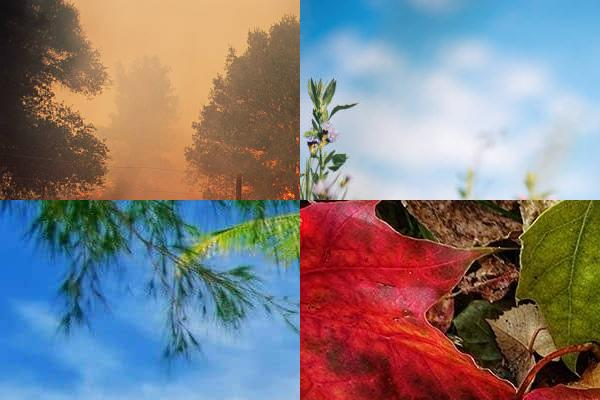
#> input picture jawaban_mahasiswa/kuis_1/04201037_Hairul_Anam/dataset/hasil.jpg, 600 x 400 px
$ python no3.py
#> lines starting #> are read from the running program, lines starting #| are printed output that depends on the picture
import numpy as np
import matplotlib.pyplot as plt
from scipy.signal import convolve2d
from skimage import io, color

# Load the image
image = io.imread('dataset/hasil.jpg')
#> image is the input picture: shape (400, 600, 3); mean R, G, B 130.5, 124.7, 127.2

# Convert the image to grayscale
gray_image = color.rgb2gray(image)
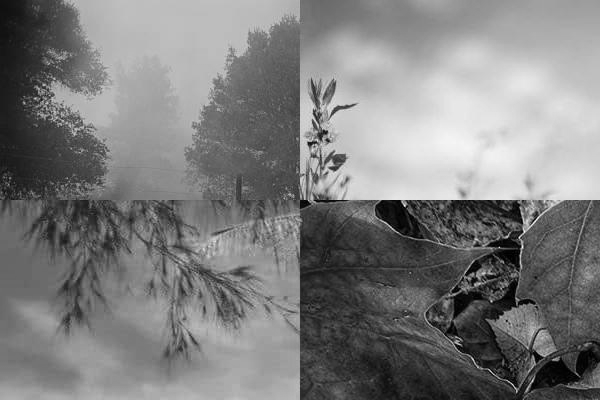
#> gray_image: shape (400, 600) float64; min 0, max 0.983, mean 0.495

# Define the HPF kernel (you can adjust the kernel for your desired HPF effect)
hpf_kernel = np.array([[-1, -1, -1],
                       [-1,  9, -1],
                       [-1, -1, -1]])

# Apply HPF filtering to the image
filtered_image = convolve2d(gray_image, hpf_kernel, mode='same', boundary='wrap')
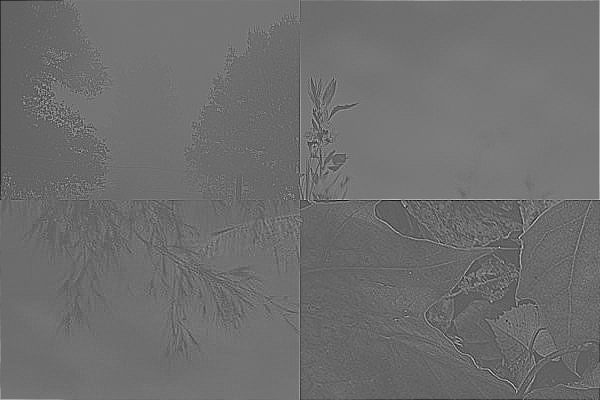
#> filtered_image: shape (400, 600) float64; min -3.36, max 5.52, mean 0.495; drawn with min black and max white

# Calculate the SNR between the original and filtered images manually
original_mean = np.mean(gray_image)
#> original_mean = 0.495
noise = gray_image - filtered_image
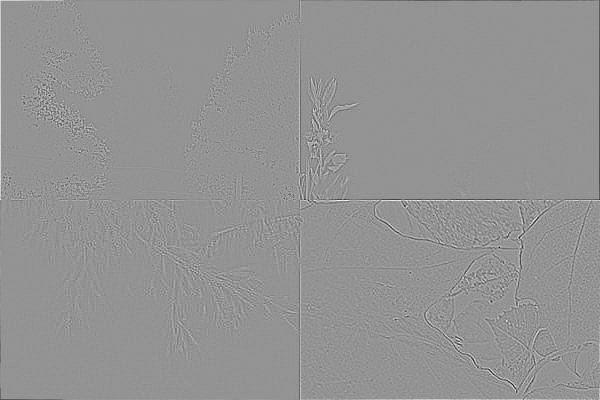
#> noise: shape (400, 600) float64; min -4.65, max 3.38, mean 4.03e-18; drawn with min black and max white
noise_mean = np.mean(noise)
#> noise_mean = 4.03e-18
snr = 10 * np.log10((original_mean ** 2) / (noise_mean ** 2))
#> snr = 341.8

# Adjust the kernel and iterate until the desired SNR is achieved
desired_snr = 0.5  # Set your desired SNR here
while snr < desired_snr:
    # Adjust the HPF kernel (e.g., change values in the kernel)
    hpf_kernel = np.array([[-1, -1, -1],
                           [-1,  9, -1],
                           [-1, -1, -1]])

    # Apply HPF filtering to the image
    filtered_image = convolve2d(gray_image, hpf_kernel, mode='same', boundary='wrap')

    # Calculate the SNR between the original and filtered images manually
    original_mean = np.mean(gray_image)
    noise = gray_image - filtered_image
    noise_mean = np.mean(noise)
    snr = 10 * np.log10((original_mean ** 2) / (noise_mean ** 2))
#> this loop made 0 passes

# Display the original and filtered images
plt.figure(figsize=(10, 4))
plt.subplot(1, 2, 1)
plt.imshow(gray_image, cmap='gray')
plt.title('Original Image')
plt.axis('off')

plt.subplot(1, 2, 2)
plt.imshow(filtered_image, cmap='gray')
plt.title(f'Filtered Image (SNR: {snr:.2f} dB)')
plt.axis('off')

plt.tight_layout()
plt.show()
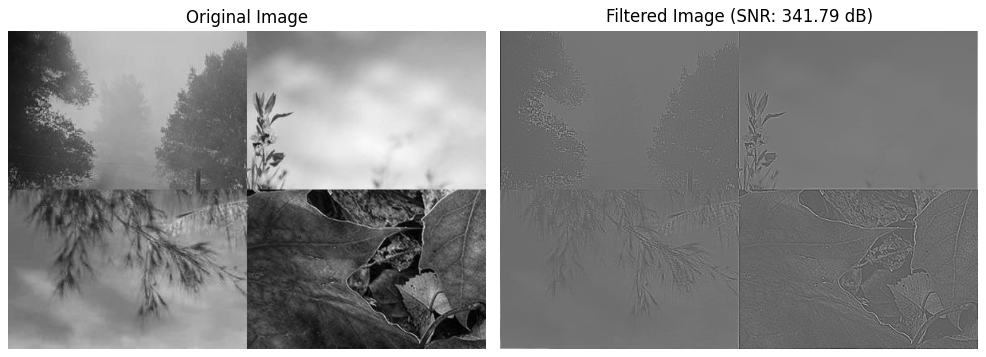
#> figure drawn by matplotlib, 2 panels

$ run again, with jawaban_mahasiswa/kuis_1/04201037_Hairul_Anam/dataset/fall.jpg copied over jawaban_mahasiswa/kuis_1/04201037_Hairul_Anam/dataset/hasil.jpg
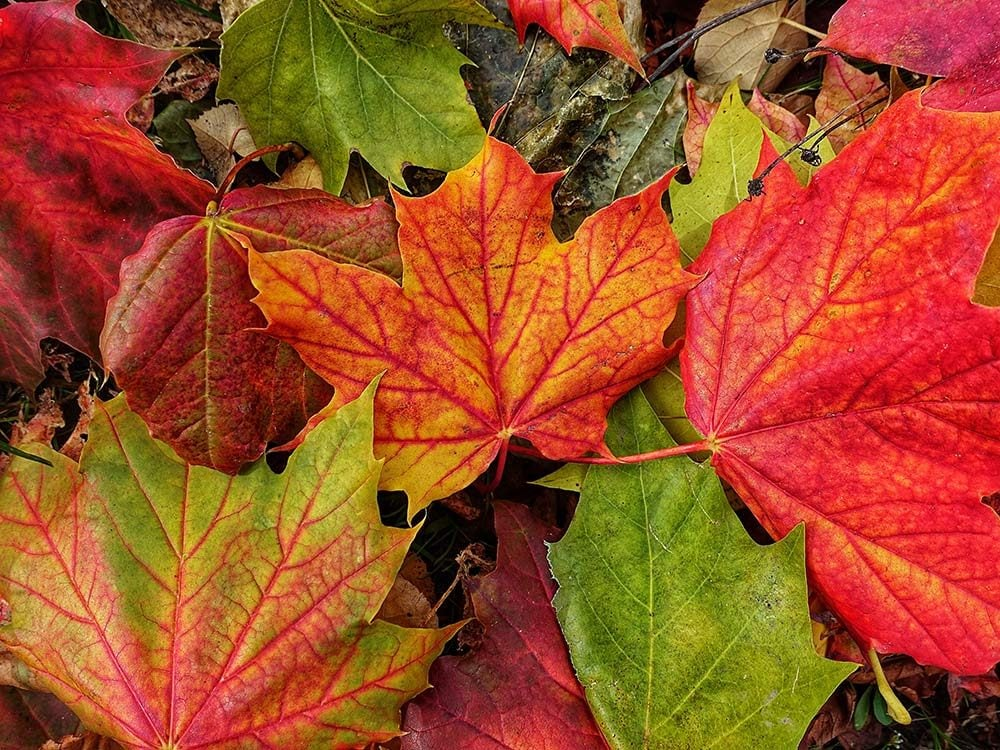
#> input picture jawaban_mahasiswa/kuis_1/04201037_Hairul_Anam/dataset/fall.jpg, 1000 x 750 px
#> image is the input picture: shape (750, 1000, 3); mean R, G, B 159.6, 77.9, 38.8
#> original_mean = 0.363
#> `noise = gray_image - filtered_image`:
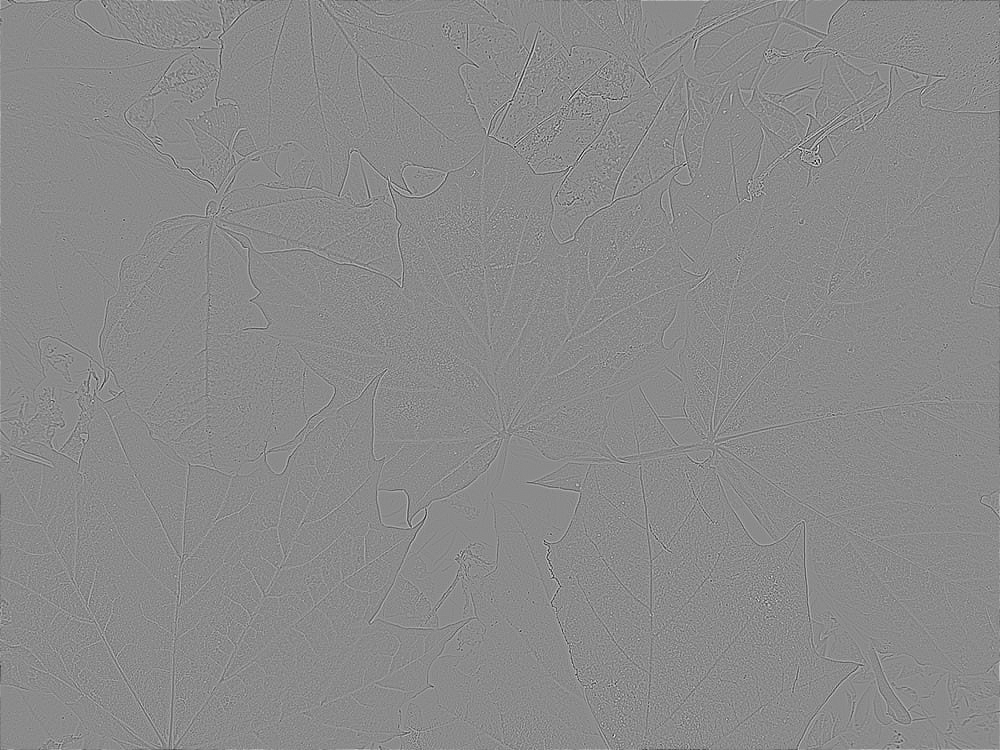
#> noise: shape (750, 1000) float64; min -4.78, max 4, mean -3.79e-19; drawn with min black and max white
#> noise_mean = -3.79e-19
#> snr = 359.6
#> `plt.show()`:
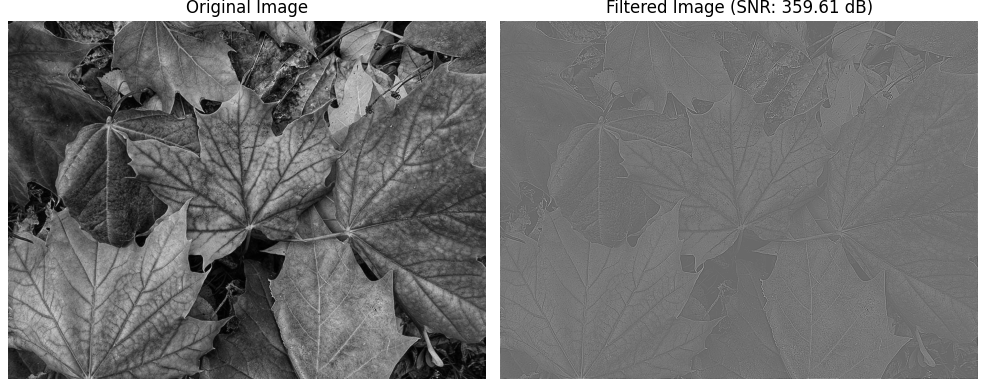
#> figure drawn by matplotlib, 2 panels

$ run again, with jawaban_mahasiswa/kuis_1/04201037_Hairul_Anam/dataset/fire.jpg copied over jawaban_mahasiswa/kuis_1/04201037_Hairul_Anam/dataset/hasil.jpg
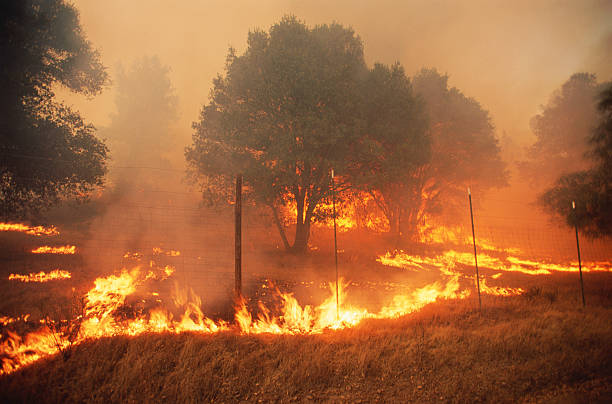
#> input picture jawaban_mahasiswa/kuis_1/04201037_Hairul_Anam/dataset/fire.jpg, 612 x 404 px
#> image is the input picture: shape (404, 612, 3); mean R, G, B 158.6, 99.2, 58.5
#> original_mean = 0.427
#> `noise = gray_image - filtered_image`:
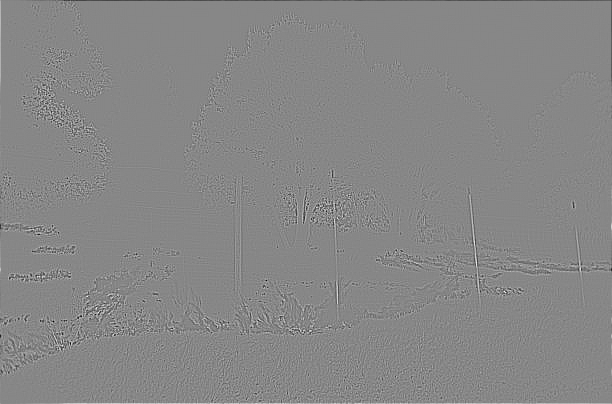
#> noise: shape (404, 612) float64; min -3.87, max 3.43, mean 3.68e-18; drawn with min black and max white
#> noise_mean = 3.68e-18
#> snr = 341.3
#> `plt.show()`:
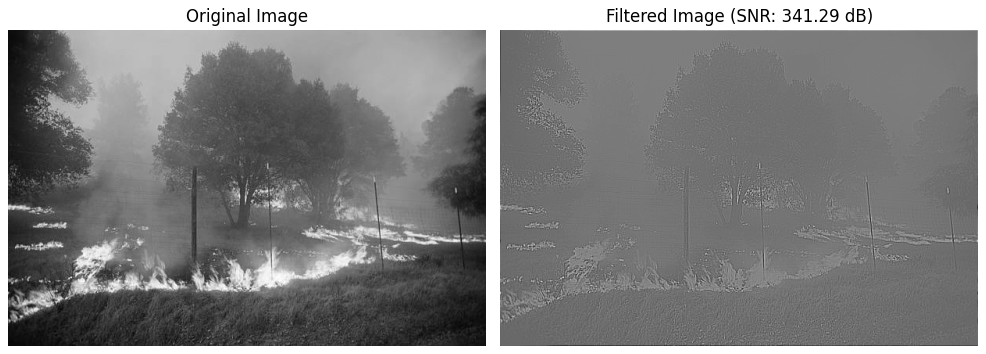
#> figure drawn by matplotlib, 2 panels

$ run again, with jawaban_mahasiswa/kuis_1/04201037_Hairul_Anam/dataset/summer.jpg copied over jawaban_mahasiswa/kuis_1/04201037_Hairul_Anam/dataset/hasil.jpg
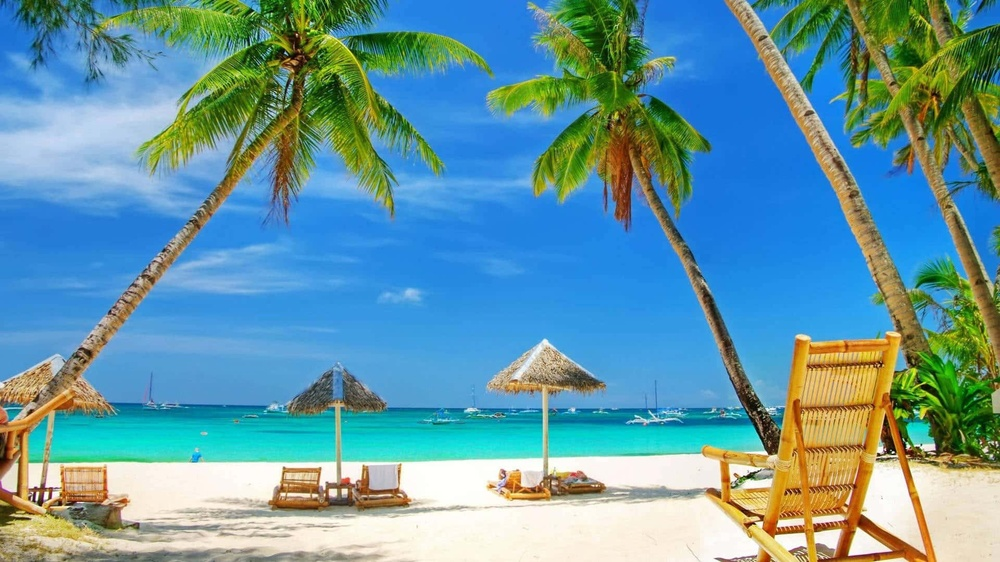
#> input picture jawaban_mahasiswa/kuis_1/04201037_Hairul_Anam/dataset/summer.jpg, 1000 x 562 px, shrunk from 1920 x 1080 before the run
#> image is the input picture: shape (562, 1000, 3); mean R, G, B 100.7, 152.4, 164.6
#> original_mean = 0.558
#> `noise = gray_image - filtered_image`:
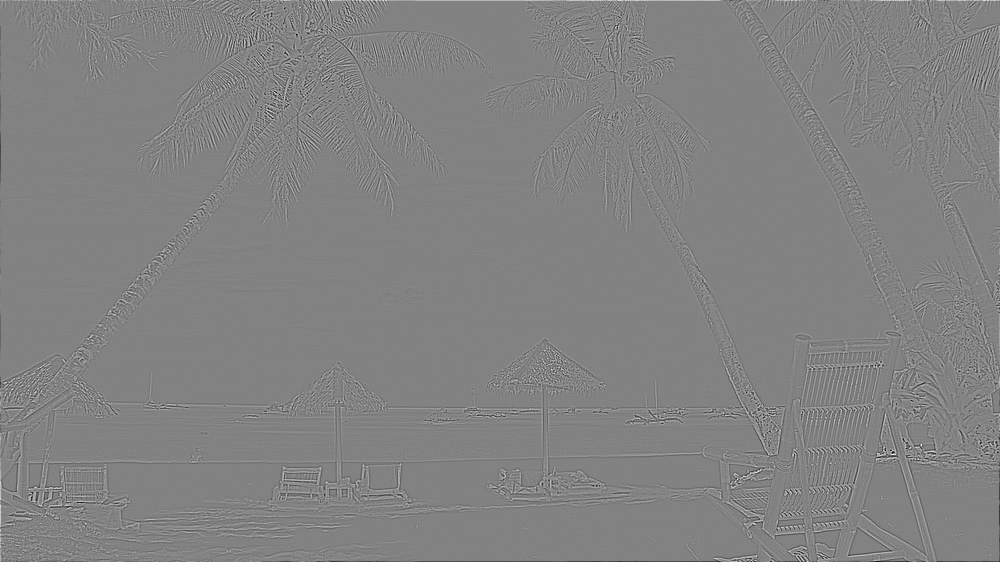
#> noise: shape (562, 1000) float64; min -3.81, max 3.63, mean 2.83e-18; drawn with min black and max white
#> noise_mean = 2.83e-18
#> snr = 345.9
#> `plt.show()`:
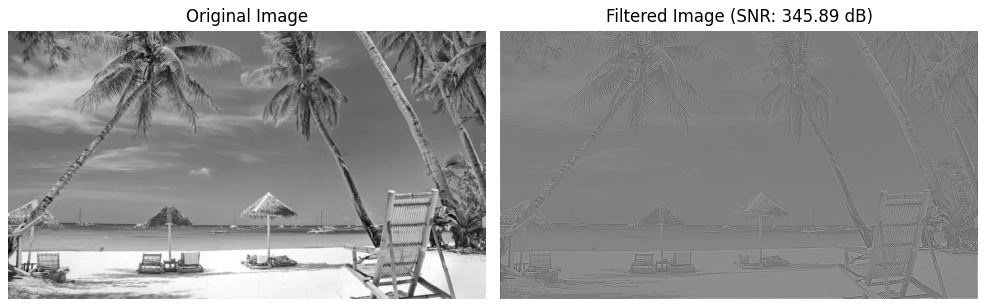
#> figure drawn by matplotlib, 2 panels
